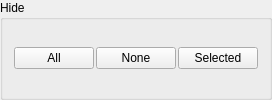
      <widget class="QGroupBox" name="GlyphHideGroup" >
       <property name="title" >
        <string>Hide</string>
       </property>
       <layout class="QHBoxLayout" >
        <property name="spacing" >
         <number>2</number>
        </property>
        <item>
         <widget class="QPushButton" name="GlyphHideAllButton" >
          <property name="sizePolicy" >
           <sizepolicy vsizetype="Fixed" hsizetype="Expanding" >
            <horstretch>0</horstretch>
            <verstretch>0</verstretch>
           </sizepolicy>
          </property>
          <property name="text" >
           <string>All</string>
          </property>
          <property name="autoDefault" >
           <bool>false</bool>
          </property>
         </widget>
        </item>
        <item>
         <widget class="QPushButton" name="GlyphHideNoneButton" >
          <property name="sizePolicy" >
           <sizepolicy vsizetype="Fixed" hsizetype="Expanding" >
            <horstretch>0</horstretch>
            <verstretch>0</verstretch>
           </sizepolicy>
          </property>
          <property name="text" >
           <string>None</string>
          </property>
          <property name="autoDefault" >
           <bool>false</bool>
          </property>
         </widget>
        </item>
        <item>
         <widget class="QPushButton" name="GlyphHideSelectedButton" >
          <property name="sizePolicy" >
           <sizepolicy vsizetype="Fixed" hsizetype="Expanding" >
            <horstretch>0</horstretch>
            <verstretch>0</verstretch>
           </sizepolicy>
          </property>
          <property name="text" >
           <string>Selected</string>
          </property>
          <property name="autoDefault" >
           <bool>false</bool>
          </property>
         </widget>
        </item>
       </layout>
      </widget>
